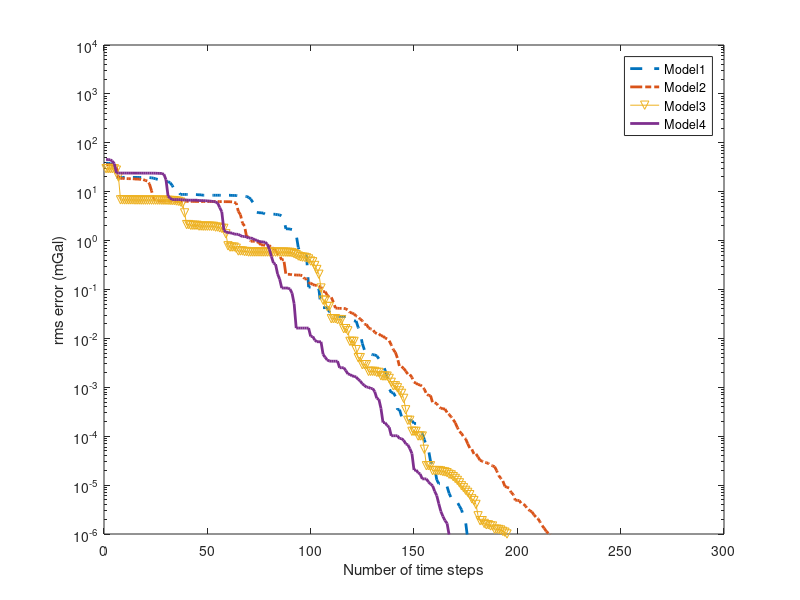
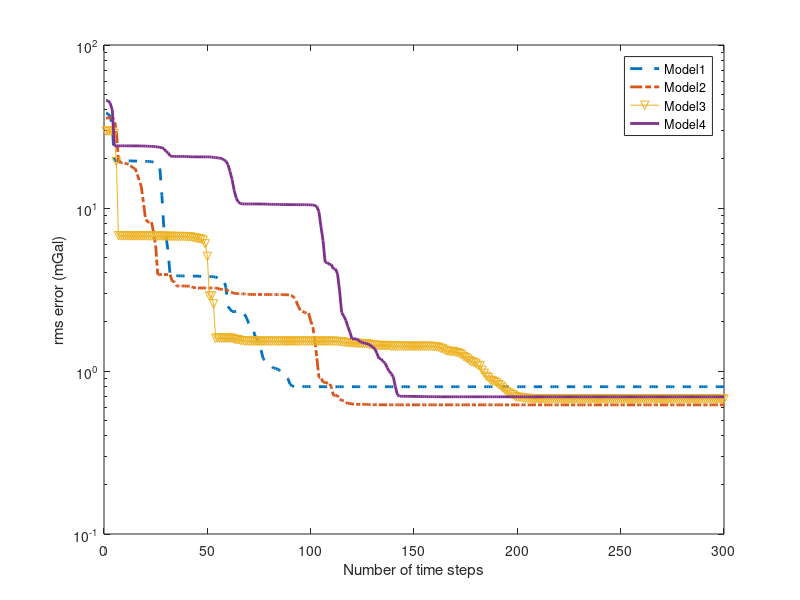

Reproduce these figures in MATLAB, in order.
% ***************************************************************
% *** Matlab code for error energy plot   
% *** Source Code is mainly written for research purposes. The codes are
% *** having copyrights and required proper citations whenever it is used.
% *** Developed by:
% ***       Mr. Arka Roy (email: arka.phy@gmail.com)
% ***       Mr. Thatikonda Suresh Kumar (email: sureshkumarncess@gmail.com)
% ***       Crustal Processes Group, National Centre for Earth Science Studies,
% ***       Ministry of Earth Sciences, Government of India
% ***       Thiruvanthapuram, Kerala, India
% ****************************************************************

%Error Energy plot 
%%Matlab code for Error energy plot
clear all
close all

%% plotting for error energy
y1_wo=importdata('error_energy_Model1_wo.dat');
y2_wo=importdata('error_energy_Model2_wo.dat');
y3_wo=importdata('error_energy_Model3_wo.dat');
y4_wo=importdata('error_energy_Model4_wo.dat');

y1_w=importdata('error_energy_Model1_w.dat');
y2_w=importdata('error_energy_Model2_w.dat');
y3_w=importdata('error_energy_Model3_w.dat');
y4_w=importdata('error_energy_Model4_w.dat');

%Plotting of error energy of both model for noise free cases as shown in figure 6 (a).  	
figure(1)
%semi log plot for better visualization
semilogy(1:length(y1_wo),y1_wo,'--','linewidth',2)
hold on
semilogy(1:length(y2_wo),y2_wo,'-.','linewidth',2)
semilogy(1:length(y3_wo),y3_wo,'-v','linewidth',0.25)
semilogy(1:length(y4_wo),y4_wo,'linewidth',2)
ylim([10^-6 10^4])
%title and axis labeling
xlabel('Number of time steps')
ylabel('rms error (mGal)')
legend('Model1','Model2','Model3','Model4')
figure(2)
%semi log plot for better visualization
semilogy(1:length(y1_w),y1_w,'--','linewidth',2)
hold on
semilogy(1:length(y2_w),y2_w,'-.','linewidth',2)
semilogy(1:length(y3_w),y3_w,'-v','linewidth',0.25)
semilogy(1:length(y4_w),y4_w,'linewidth',2)
ylim([10^-1 10^2])
%title and axis labeling
xlabel('Number of time steps')
ylabel('rms error (mGal)')
%title('Error Energy plot for Noisy data')
legend('Model1','Model2','Model3','Model4')